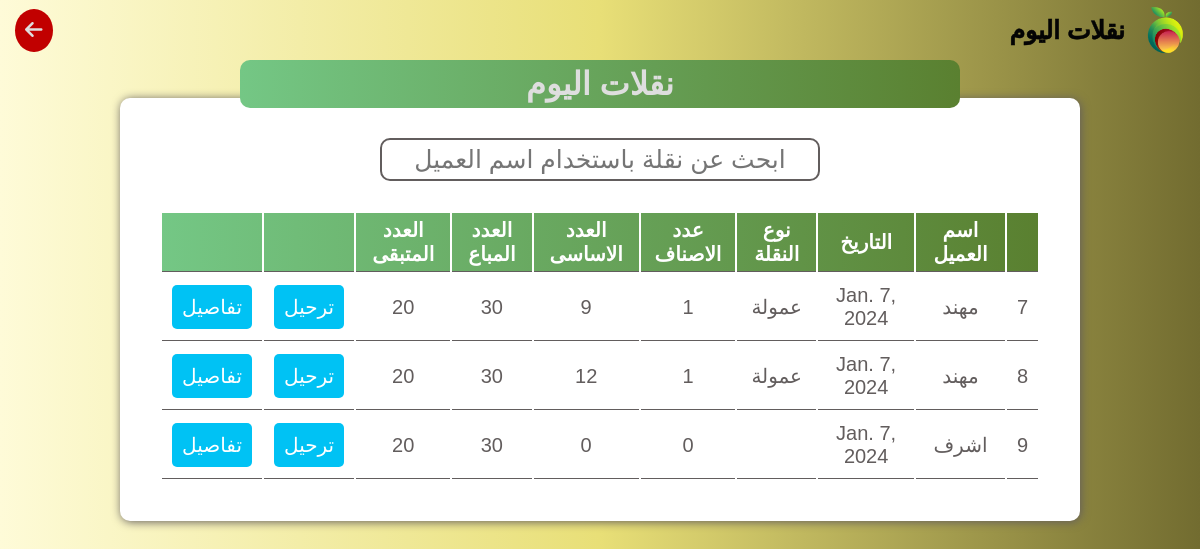
The page /today on the database as committed earlier.
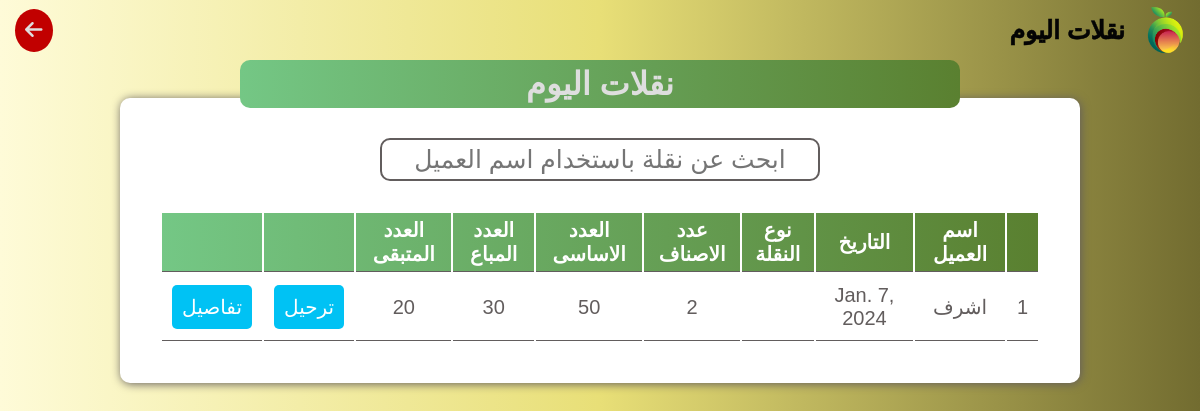
The same page on the database as committed later.
### user/models.py (models this page shows, shortened)
class Container(models.Model):
    supplier = models.ForeignKey(Supplier, on_delete=models.SET_NULL, null=True)
    date = models.DateField()
    type = models.CharField(max_length=30, default='عمولة')
    num_sold_items = models.PositiveIntegerField(null=True)
    num_not_sold_items = models.PositiveIntegerField(null=True)
    @property
    def main_total_count(self):
        return self.containeritem_set.aggregate(total_count=Sum('count'))['total_count'] or 0
    @property
    def num_of_items(self):
        return self.containeritem_set.count()

class Supplier(models.Model):
    name = models.CharField(max_length=30)
    place = models.CharField(max_length=70, default='غير محدد')
    date = models.DateField(default=timezone.now().date())
    type = models.CharField(max_length=30, default='عمولة')
    his_money = models.DecimalField(max_digits=10, decimal_places=2, default=0)
    on_him_money = models.DecimalField(max_digits=10, decimal_places=2,default=0)
    total = models.DecimalField(max_digits=10, decimal_places=2, blank=True, null=True)
    num_of_containers = models.PositiveIntegerField(default=0)
    @property
    def total(self):
        return self.his_money - self.on_him_money
    @property
    def num_of_containers(self):
        return self.container_set.count()

### user/views.py (the view)
# urls.py: path('today',views.today_containers, name='today' ),
def today_containers(request):
    todays_date = timezone.now().date()  # Get today's date
    containers = Container.objects.filter(date=todays_date)  # Filter by today's date
    context = {'container': containers}  # Pass the filtered queryset to the template
    return render(request, 'today.html', context)

### templates/today.html (shortened to what this page needs)
{% load static %}
<!DOCTYPE html>
<html lang="en">
<head>
    <link rel="stylesheet" href="https://cdnjs.cloudflare.com/ajax/libs/font-awesome/6.5.1/css/all.min.css" />
    <link rel="stylesheet" href="{% static "css/main.css" %}">
</head>
<body>
    <header>
        <div class="main">
            <img src="{% static "images/logo.png" %}" alt="">
            <h1>نقلات اليوم</h1>
        </div>
        <a href="#" onclick="goBack()"><i class="fa-solid fa-arrow-left"></i></a>
    </header>
    <div class="todayscar">
        <div class="title">
            <h1>نقلات اليوم</h1>
        </div>
        <div class="table">
            <input id="searchbar" type="text" placeholder="ابحث عن نقلة باستخدام اسم العميل">
            <table>
                <thead>
                    <tr>
                        <th></th>
                        <th>اسم العميل</th>
                        <th>التاريخ</th>
                        <th>نوع النقلة</th>
                        <th>عدد الاصناف</th>
                        <th>العدد الاساسى</th>
                        <th>العدد المباع</th>
                        <th>العدد المتبقى</th>
                        <th></th>
                        <th></th>
                    </tr>
                </thead>
                <tbody id="tablebody">
                    {% for container in container %}
                            <tr>
                                <td>{{ container.id }}</td>
                                <td>{{ container.supplier.name }}</td>
                                <td>{{ container.date }}</td>
                                <td>{{ container.type }}</td>
                                <td>{{ container.num_of_items }}</td>
                                <td>{{ container.main_total_count }}</td>
                                <td>30</td>
                                <td>20</td>
                                <td><button class="type" id="sellbtn">ترحيل</button></td>
                                <td><button id="details" class="type">تفاصيل</button></td>
                            </tr>
                    {% endfor %}
                </tbody>
                            </table>
        </div>
    </div>
</body>
</html>

### _project/static/css/main.css (style rules this page uses)
* { padding: 0; margin: 0; box-sizing: border-box; font-family: Arial, Helvetica, sans-serif; }
body { min-height: 100vh; display: flex; align-items: center; flex-direction: column; background: linear-gradient(270deg,#726c30,#e8df77,#FEFBD8); }
header { display: flex; justify-content: space-between; align-items: center; direction: rtl; flex-direction: row; width: 100%; z-index: 103; padding: 5px 15px; background: linear-gradient(270deg,#726c30,#e8df77,#FEFBD8); }
header a { text-decoration: none; color: #dedede; background-color: #c10000; padding: 10px; font-size: 20px; border-radius: 50%; transition: 0.5s ease; }
header h1,header h2 { font-size: 25px;color: #040404;-webkit-text-stroke:0.5px #040404; }
header div { display: flex; align-items: center; gap: 20px; color: #fff; }
header img { width: 40px; }
.addnewcar,.todayscar { width: 100%; height: 100vh; display: flex; align-items:center; flex-direction: column; }
.title { width: 60%; text-align: center; background: linear-gradient(270deg,#5A8030,#74C785); padding: 5px; border-radius: 10px; color: #dedede; z-index: 100; }
.table { margin: -10px; width: 80%; display: flex; justify-content: center; align-items: center; flex-direction: column; direction: rtl; background-color: #fff; padding: 40px; border-radius: 10px; box-shadow: 1px 1px 10px #625D5D; }
.table input { width: 50%; text-align: center; font-size: 25px; padding: 5px; outline: none; border-radius: 10px; border: 2px solid #625D5D; margin-bottom: 30px; }
.table table { width: 100%; text-align: center; }
.table table th { font-size: 20px; padding: 5px; border-bottom: 1px solid #625D5D; }
.table table td { font-size: 20px; border-bottom: 1px solid #625D5D; padding: 10px; color: #625D5D; }
.table table td .type { background-color: rgb(72, 72, 255); border: none; padding: 10px; font-size: 20px; color: #fff; border-radius: 5px; cursor: pointer; transition: 0.5s ease-in; }
.todayscar .table table thead,.window table thead,.bigcon table thead { background: linear-gradient(270deg,#5A8030,#74C785); }
.todayscar .table table th,.window table th { font-size: 20px; color: #fff; padding: 5px; border-bottom: 1px solid #625D5D; }
.table table td,.window table td { font-size: 20px; border-bottom: 1px solid #625D5D; padding: 10px; color: #625D5D; }
.table table td .type,.sellingbtn { border: none; padding: 10px; font-size: 20px; color: #fff; border-radius: 5px; cursor: pointer; transition: 0.5s ease-in; background-color:#00C2F4; }

Rows that differ between the two databases and show on the page:
removed Container: id "7", supplier.name "مهند", date "Jan. 7, 2024", type "عمولة", num_of_items "1", main_total_count "9"
removed Container: id "8", supplier.name "مهند", date "Jan. 7, 2024", type "عمولة", num_of_items "1", main_total_count "12"
removed Container: id "9", supplier.name "اشرف", date "Jan. 7, 2024", num_of_items "0", main_total_count "0"
added Container: id "1", supplier.name "اشرف", date "Jan. 7, 2024", num_of_items "2", main_total_count "50"
